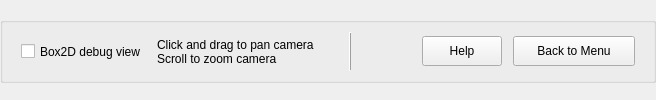
      <widget class="QWidget" name="game">
       <layout class="QVBoxLayout" name="gameLayout">
        <property name="spacing">
         <number>0</number>
        </property>
        <property name="leftMargin">
         <number>0</number>
        </property>
        <property name="topMargin">
         <number>0</number>
        </property>
        <property name="rightMargin">
         <number>0</number>
        </property>
        <property name="bottomMargin">
         <number>0</number>
        </property>
        <item>
         <layout class="QVBoxLayout" name="controlLayout">
          <property name="spacing">
           <number>0</number>
          </property>
          <item>
           <widget class="QGroupBox" name="controlGroupBox">
            <property name="sizePolicy">
             <sizepolicy hsizetype="Preferred" vsizetype="Fixed">
              <horstretch>0</horstretch>
              <verstretch>0</verstretch>
             </sizepolicy>
            </property>
            <property name="minimumSize">
             <size>
              <width>0</width>
              <height>66</height>
             </size>
            </property>
            <property name="title">
             <string/>
            </property>
            <property name="flat">
             <bool>false</bool>
            </property>
            <layout class="QHBoxLayout" name="horizontalLayout_2">
             <property name="spacing">
              <number>11</number>
             </property>
             <property name="leftMargin">
              <number>18</number>
             </property>
             <property name="rightMargin">
              <number>18</number>
             </property>
             <item>
              <widget class="QCheckBox" name="debugRenderCheckBox">
               <property name="sizePolicy">
                <sizepolicy hsizetype="Preferred" vsizetype="Preferred">
                 <horstretch>0</horstretch>
                 <verstretch>0</verstretch>
                </sizepolicy>
               </property>
               <property name="minimumSize">
                <size>
                 <width>0</width>
                 <height>0</height>
                </size>
               </property>
               <property name="font">
                <font>
                 <pointsize>9</pointsize>
                </font>
               </property>
               <property name="text">
                <string>Box2D debug view</string>
               </property>
              </widget>
             </item>
             <item>
              <widget class="QLabel" name="cameraControlLabel">
               <property name="sizePolicy">
                <sizepolicy hsizetype="Preferred" vsizetype="Preferred">
                 <horstretch>0</horstretch>
                 <verstretch>0</verstretch>
                </sizepolicy>
               </property>
               <property name="minimumSize">
                <size>
                 <width>0</width>
                 <height>0</height>
                </size>
               </property>
               <property name="font">
                <font>
                 <pointsize>9</pointsize>
                </font>
               </property>
               <property name="text">
                <string>Click and drag to pan camera
Scroll to zoom camera</string>
               </property>
              </widget>
             </item>
             <item>
              <widget class="Line" name="line_9">
               <property name="minimumSize">
                <size>
                 <width>50</width>
                 <height>0</height>
                </size>
               </property>
               <property name="frameShadow">
                <enum>QFrame::Raised</enum>
               </property>
               <property name="orientation">
                <enum>Qt::Vertical</enum>
               </property>
              </widget>
             </item>
             <item>
              <widget class="QLabel" name="difficultyLabel">
               <property name="text">
                <string/>
               </property>
              </widget>
             </item>
             <item>
              <widget class="QLabel" name="quizLabel">
               <property name="sizePolicy">
                <sizepolicy hsizetype="Expanding" vsizetype="Preferred">
                 <horstretch>0</horstretch>
                 <verstretch>0</verstretch>
                </sizepolicy>
               </property>
               <property name="minimumSize">
                <size>
                 <width>0</width>
                 <height>0</height>
                </size>
               </property>
               <property name="font">
                <font>
                 <pointsize>9</pointsize>
                 <bold>false</bold>
                </font>
               </property>
               <property name="frameShape">
                <enum>QFrame::NoFrame</enum>
               </property>
               <property name="text">
                <string/>
               </property>
               <property name="alignment">
                <set>Qt::AlignLeading|Qt::AlignLeft|Qt::AlignVCenter</set>
               </property>
               <property name="indent">
                <number>2</number>
               </property>
              </widget>
             </item>
             <item>
              <widget class="QPushButton" name="helpButton">
               <property name="sizePolicy">
                <sizepolicy hsizetype="Minimum" vsizetype="Fixed">
                 <horstretch>0</horstretch>
                 <verstretch>0</verstretch>
                </sizepolicy>
               </property>
               <property name="minimumSize">
                <size>
                 <width>0</width>
                 <height>30</height>
                </size>
               </property>
               <property name="text">
                <string>Help</string>
               </property>
               <property name="iconSize">
                <size>
                 <width>16</width>
                 <height>16</height>
                </size>
               </property>
               <property name="flat">
                <bool>false</bool>
               </property>
              </widget>
             </item>
             <item>
              <widget class="QPushButton" name="gameBackButton">
               <property name="sizePolicy">
                <sizepolicy hsizetype="Fixed" vsizetype="Fixed">
                 <horstretch>0</horstretch>
                 <verstretch>0</verstretch>
                </sizepolicy>
               </property>
               <property name="minimumSize">
                <size>
                 <width>122</width>
                 <height>30</height>
                </size>
               </property>
               <property name="font">
                <font>
                 <pointsize>9</pointsize>
                </font>
               </property>
               <property name="text">
                <string>Back to Menu</string>
               </property>
              </widget>
             </item>
            </layout>
           </widget>
          </item>
         </layout>
        </item>
        <item>
         <layout class="QVBoxLayout" name="renderLayout">
          <property name="spacing">
           <number>0</number>
          </property>
         </layout>
        </item>
       </layout>
      </widget>
